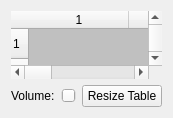
<ui version="4.0" >
 <class>SoundboardUi</class>
 <widget class="QWidget" name="SoundboardUi" >
  <property name="geometry" >
   <rect>
    <x>0</x>
    <y>0</y>
    <width>155</width>
    <height>107</height>
   </rect>
  </property>
  <layout class="QVBoxLayout" >
   <item>
    <widget class="QTableWidget" name="m_buttonTbl" >
     <property name="palette" >
      <palette>
       <active>
        <colorrole role="Base" >
         <brush brushstyle="SolidPattern" >
          <color alpha="255" >
           <red>192</red>
           <green>192</green>
           <blue>192</blue>
          </color>
         </brush>
        </colorrole>
       </active>
       <inactive>
        <colorrole role="Base" >
         <brush brushstyle="SolidPattern" >
          <color alpha="255" >
           <red>192</red>
           <green>192</green>
           <blue>192</blue>
          </color>
         </brush>
        </colorrole>
       </inactive>
       <disabled>
        <colorrole role="Base" >
         <brush brushstyle="SolidPattern" >
          <color alpha="255" >
           <red>192</red>
           <green>192</green>
           <blue>192</blue>
          </color>
         </brush>
        </colorrole>
       </disabled>
      </palette>
     </property>
     <property name="frameShape" >
      <enum>QFrame::NoFrame</enum>
     </property>
     <property name="frameShadow" >
      <enum>QFrame::Plain</enum>
     </property>
     <property name="lineWidth" >
      <number>0</number>
     </property>
     <property name="midLineWidth" >
      <number>2</number>
     </property>
     <property name="gridStyle" >
      <enum>Qt::NoPen</enum>
     </property>
     <property name="rowCount" >
      <number>16</number>
     </property>
     <property name="columnCount" >
      <number>8</number>
     </property>
     <row/>
     <row/>
     <row/>
     <row/>
     <row/>
     <row/>
     <row/>
     <row/>
     <row/>
     <row/>
     <row/>
     <row/>
     <row/>
     <row/>
     <row/>
     <row/>
     <column/>
     <column/>
     <column/>
     <column/>
     <column/>
     <column/>
     <column/>
     <column/>
    </widget>
   </item>
   <item>
    <layout class="QHBoxLayout" >
     <item>
      <widget class="QLabel" name="label" >
       <property name="text" >
        <string>Volume:</string>
       </property>
      </widget>
     </item>
     <item>
      <widget class="QSlider" name="m_sndboardVolumeSld" >
       <property name="sizePolicy" >
        <sizepolicy vsizetype="Fixed" hsizetype="Expanding" >
         <horstretch>0</horstretch>
         <verstretch>0</verstretch>
        </sizepolicy>
       </property>
       <property name="maximum" >
        <number>100</number>
       </property>
       <property name="value" >
        <number>100</number>
       </property>
       <property name="orientation" >
        <enum>Qt::Horizontal</enum>
       </property>
      </widget>
     </item>
     <item>
      <widget class="QPushButton" name="m_resizeBtn" >
       <property name="text" >
        <string>Resize Table</string>
       </property>
      </widget>
     </item>
    </layout>
   </item>
  </layout>
 </widget>
 <resources/>
 <connections/>
</ui>
